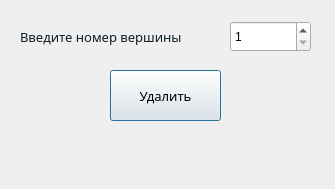
<?xml version="1.0" encoding="UTF-8"?>
<ui version="4.0">
 <class>DelVertForm</class>
 <widget class="QDialog" name="DelVertForm">
  <property name="geometry">
   <rect>
    <x>0</x>
    <y>0</y>
    <width>335</width>
    <height>189</height>
   </rect>
  </property>
  <property name="minimumSize">
   <size>
    <width>335</width>
    <height>189</height>
   </size>
  </property>
  <property name="maximumSize">
   <size>
    <width>335</width>
    <height>189</height>
   </size>
  </property>
  <property name="windowTitle">
   <string>Удаление вершины</string>
  </property>
  <widget class="QPushButton" name="button">
   <property name="geometry">
    <rect>
     <x>110</x>
     <y>70</y>
     <width>111</width>
     <height>51</height>
    </rect>
   </property>
   <property name="font">
    <font>
     <family>Segoe UI Semibold</family>
     <pointsize>10</pointsize>
    </font>
   </property>
   <property name="text">
    <string>Удалить</string>
   </property>
  </widget>
  <widget class="QWidget" name="">
   <property name="geometry">
    <rect>
     <x>20</x>
     <y>20</y>
     <width>291</width>
     <height>33</height>
    </rect>
   </property>
   <layout class="QHBoxLayout" name="horizontalLayout">
    <item>
     <widget class="QLabel" name="label">
      <property name="font">
       <font>
        <family>Segoe UI Semibold</family>
        <pointsize>10</pointsize>
       </font>
      </property>
      <property name="styleSheet">
       <string notr="true">QLabel
{
	color: #0E1D28;
}</string>
      </property>
      <property name="text">
       <string>Введите номер вершины</string>
      </property>
     </widget>
    </item>
    <item>
     <widget class="QSpinBox" name="spin_vert">
      <property name="sizePolicy">
       <sizepolicy hsizetype="Fixed" vsizetype="Fixed">
        <horstretch>0</horstretch>
        <verstretch>0</verstretch>
       </sizepolicy>
      </property>
      <property name="minimumSize">
       <size>
        <width>81</width>
        <height>31</height>
       </size>
      </property>
      <property name="maximumSize">
       <size>
        <width>81</width>
        <height>31</height>
       </size>
      </property>
      <property name="minimum">
       <number>1</number>
      </property>
     </widget>
    </item>
   </layout>
  </widget>
 </widget>
 <resources/>
 <connections/>
</ui>
